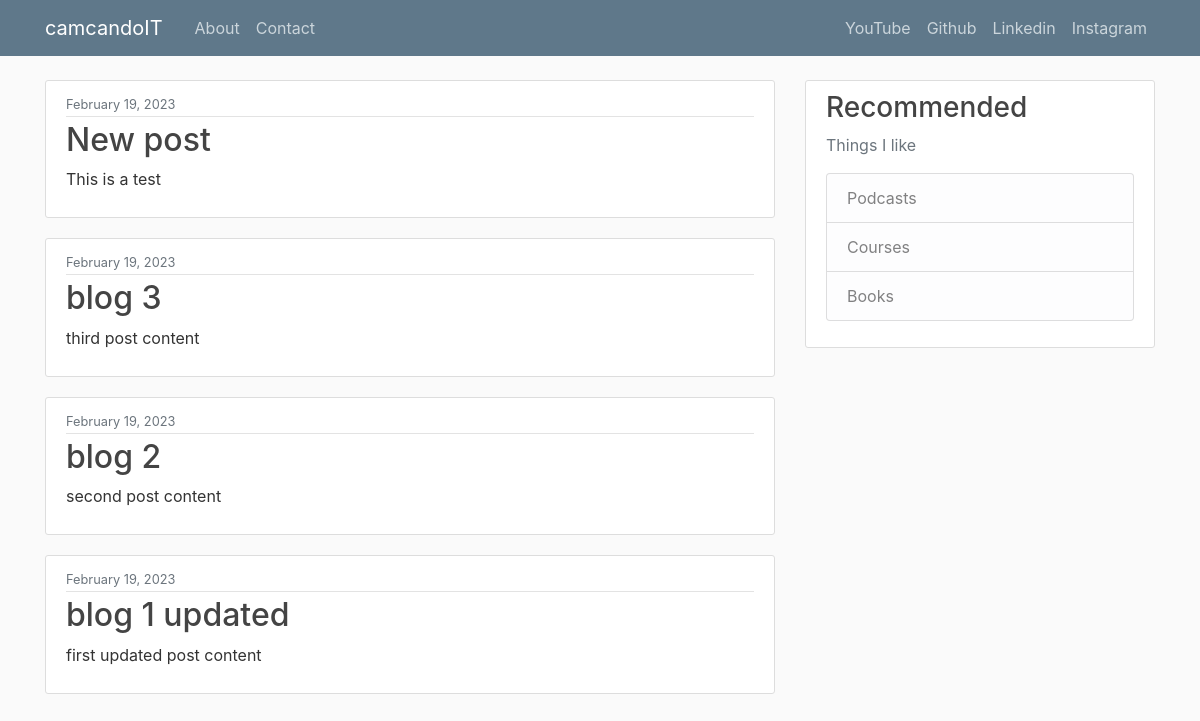
The page / on the database its author committed.
### blog_app/models.py (models this page shows, shortened)
class Post(models.Model):
    title = models.CharField(max_length=100)
    content = models.TextField()
    date_posted = models.DateTimeField(default=timezone.now)
    author = models.ForeignKey(User, on_delete=models.PROTECT)

### blog_app/views.py (the view)
# urls.py: path('', PostListView.as_view(), name = 'blog-home'),
class PostListView(ListView):
    model = Post
    template_name = 'blog/home.html' # <app>/<model>_<viewtype>.html
    context_object_name = 'posts'
    ordering = ['-date_posted']
    paginate_by = 5

### blog_app/templates/blog/home.html (shortened to what this page needs)
{% extends "blog/base.html" %}
{% block content %}
    {% for post in posts %}
        <article class="media content-section">
            <div class="media-body">
            <div class="article-metadata">
                <small class="text-muted">{{ post.date_posted|date:"F d, Y" }}</small>
            </div>
            <h2><a class="article-title" href="{% url 'post-detail' post.id %}">{{ post.title }}</a></h2>
            <p class="article-content">{{ post.content }}</p>
            </div>
        </article>
    {% endfor %}
{% endblock content %}

### blog_app/templates/blog/base.html (shortened to what this page needs)
{% load static %}
<!DOCTYPE html>
<html>
<head>
    <link rel="stylesheet" href="https://cdn.jsdelivr.net/npm/bootstrap@4.3.1/dist/css/bootstrap.min.css">
    <link rel="stylesheet" type="text/css" href="{% static 'blog/main.css' %}">
</head>
<body>
    <header class="site-header">
        <nav class="navbar navbar-expand-md navbar-dark bg-steel fixed-top">
          <div class="container">
            <a class="navbar-brand mr-4" href="{% url 'blog-home' %}">camcandoIT</a>
            <div class="collapse navbar-collapse" id="navbarToggle">
              <div class="navbar-nav mr-auto">
                <a class="nav-item nav-link" href="{% url 'blog-about' %}">About</a>
                <a class="nav-item nav-link" href="{% url 'blog-contact' %}">Contact</a>
              </div>
              <div class="navbar-nav">
                <a class="nav-item nav-link" href="#">YouTube</a>
                <a class="nav-item nav-link" href="https://github.com/camwelz">Github</a>
                <a class="nav-item nav-link" href="https://www.linkedin.com/in/camwelz">Linkedin</a>
                <a class="nav-item nav-link" href="https://www.instagram.com/cam_welz/">Instagram</a>
              </div>
            </div>
          </div>
        </nav>
      </header>
      <main role="main" class="container">
        <div class="row">
          <div class="col-md-8">
            {% block content %}{% endblock %}
          </div>
          <div class="col-md-4">
            <div class="content-section">
              <h3>Recommended</h3>
              <p class='text-muted'>Things I like
                <ul class="list-group">
                  <li class="list-group-item list-group-item-light">Podcasts</li>
                  <li class="list-group-item list-group-item-light">Courses</li>
                  <li class="list-group-item list-group-item-light">Books</li>
                </ul>
              </p>
            </div>
          </div>
        </div>
      </main>
</body>
</html>

### blog_app/static/blog/main.css (style rules this page uses)
body { background: #fafafa; color: #333333; margin-top: 5rem; }
h1, h2, h3, h4, h5, h6 { color: #444444; }
ul { margin: 0; }
.bg-steel { background-color: #5f788a; }
.site-header .navbar-nav .nav-link { color: #cbd5db; }
.content-section { background: #ffffff; padding: 10px 20px; border: 1px solid #dddddd; border-radius: 3px; margin-bottom: 20px; }
.article-title { color: #444444; }
.article-content { white-space: pre-line; }
.article-metadata { padding-bottom: 1px; margin-bottom: 4px; border-bottom: 1px solid #e3e3e3 }

### rows shown on the page
Post: date_posted "February 19, 2023", title "New post", content "This is a test"
Post: date_posted "February 19, 2023", title "blog 3", content "third post content"
Post: date_posted "February 19, 2023", title "blog 2", content "second post content"
Post: date_posted "February 19, 2023", title "blog 1 updated", content "first updated post content"
